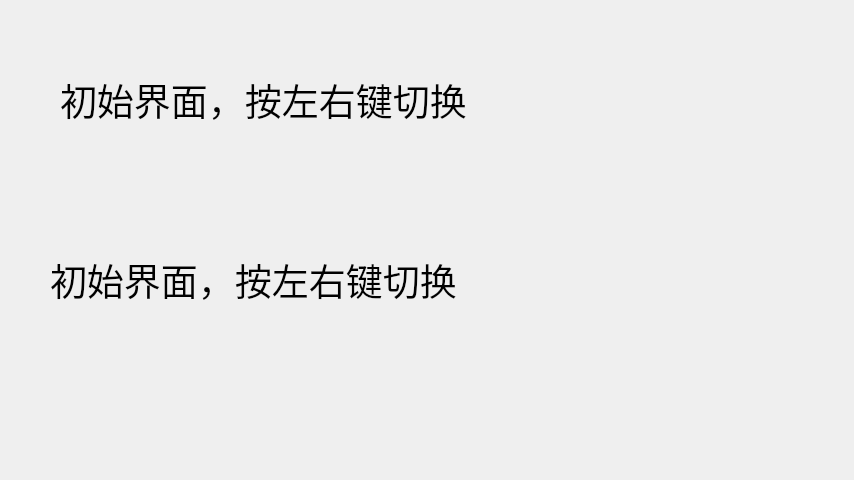
<?xml version="1.0" encoding="UTF-8"?>
<ui version="4.0">
 <class>MainWindow</class>
 <widget class="QMainWindow" name="MainWindow">
  <property name="geometry">
   <rect>
    <x>0</x>
    <y>0</y>
    <width>854</width>
    <height>480</height>
   </rect>
  </property>
  <property name="windowTitle">
   <string>MainWindow</string>
  </property>
  <property name="styleSheet">
   <string notr="true"/>
  </property>
  <widget class="QWidget" name="centralWidget">
   <widget class="QStackedWidget" name="stackedWidget">
    <property name="geometry">
     <rect>
      <x>0</x>
      <y>0</y>
      <width>854</width>
      <height>900</height>
     </rect>
    </property>
    <widget class="QWidget" name="page_defalut">
     <widget class="QLabel" name="label_info">
      <property name="geometry">
       <rect>
        <x>60</x>
        <y>50</y>
        <width>751</width>
        <height>101</height>
       </rect>
      </property>
      <property name="font">
       <font>
        <family>Comic Sans MS</family>
        <pointsize>28</pointsize>
       </font>
      </property>
      <property name="text">
       <string>初始界面，按左右键切换</string>
      </property>
     </widget>
     <widget class="QLabel" name="label_info_2">
      <property name="geometry">
       <rect>
        <x>50</x>
        <y>230</y>
        <width>751</width>
        <height>101</height>
       </rect>
      </property>
      <property name="font">
       <font>
        <family>Comic Sans MS</family>
        <pointsize>28</pointsize>
       </font>
      </property>
      <property name="text">
       <string>初始界面，按左右键切换</string>
      </property>
     </widget>
    </widget>
    <widget class="QWidget" name="page_option"/>
   </widget>
  </widget>
 </widget>
 <layoutdefault spacing="6" margin="11"/>
 <resources/>
 <connections/>
</ui>
